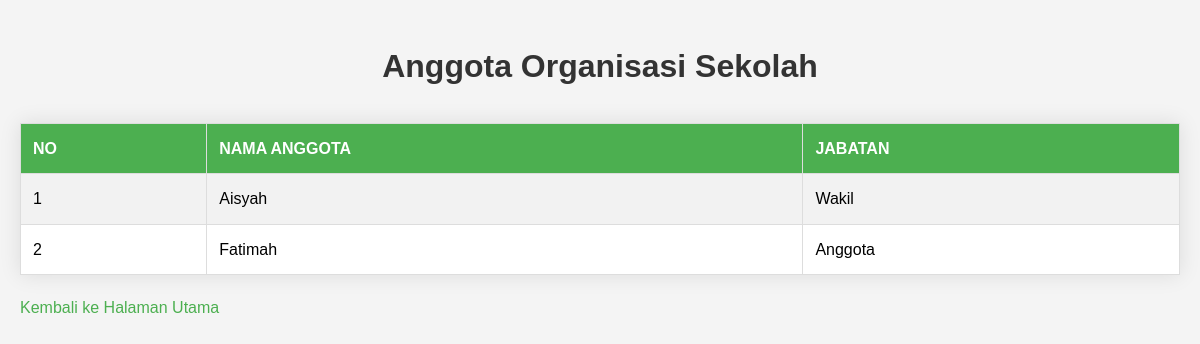
/read_anggota.php?id=2, run on the app's committed database.
### tables this page shows
CREATE TABLE anggota (
        id INTEGER PRIMARY KEY AUTOINCREMENT,
        id_organisasi INTEGER,
        nama_anggota TEXT,
        jabatan TEXT,
        FOREIGN KEY (id_organisasi) REFERENCES organisasi(id)
    );

### function.php (called while the page is built, shortened)
<?php
function getConnection()
{
    $db = new SQLite3("database.sqlite");
    return $db;
}
function getAllAnggota($id_organisasi)
{
    $db = getConnection();
    $stmt = $db->prepare(
        "SELECT * FROM anggota WHERE id_organisasi = :id_organisasi"
    );
    $stmt->bindValue(":id_organisasi", $id_organisasi, SQLITE3_INTEGER);
    $result = $stmt->execute();
    $anggota = [];
    while ($row = $result->fetchArray(SQLITE3_ASSOC)) {
        $anggota[] = $row;
    }
    return $anggota;
}
?>

### read_anggota.php (the view, shortened to what this page needs)
<?php
require_once "function.php";
$id_organisasi = $_GET["id"];
$anggota = getAllAnggota($id_organisasi);
?>
<!DOCTYPE html>
<html>
<head>
    <link rel="stylesheet" href="css/style.css">
</head>
<body>
    <h1>Anggota Organisasi Sekolah</h1>
    <table>
        <tr>
            <th>No</th>
            <th>Nama Anggota</th>
            <th>Jabatan</th>
        </tr>
        <?php foreach ($anggota as $i => $ang) { ?>
        <tr>
            <td><?= $i + 1 ?></td>
            <td><?= $ang["nama_anggota"] ?></td>
            <td><?= $ang["jabatan"] ?></td>
        </tr>
        <?php } ?>
    </table>
    <a href="index.php">Kembali ke Halaman Utama</a>
</body>
</html>

### css/style.css (style rules this page uses)
body { font-family: Arial, sans-serif; line-height: 1.6; margin: 0; padding: 20px; background-color: #f4f4f4; }
h1 { text-align: center; color: #333; margin-bottom: 30px; }
table { border-collapse: collapse; width: 100%; margin-bottom: 20px; background-color: #fff; box-shadow: 0 0 20px rgba(0, 0, 0, 0.1); }
th, td { border: 1px solid #ddd; padding: 12px; text-align: left; }
th { background-color: #4CAF50; color: white; text-transform: uppercase; }
tr:nth-child(even) { background-color: #f2f2f2; }
a { color: #4CAF50; text-decoration: none; }

### data on the page
anggota: nama_anggota "Aisyah", jabatan "Wakil"
anggota: nama_anggota "Fatimah", jabatan "Anggota"
